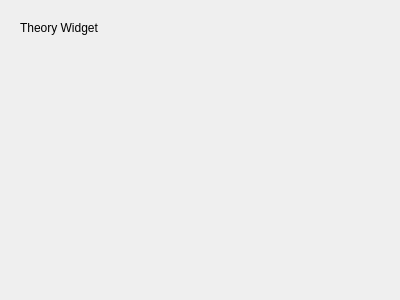
<?xml version="1.0" encoding="UTF-8"?>
<ui version="4.0">
 <class>TheoryEditWidget</class>
 <widget class="QWidget" name="TheoryEditWidget">
  <property name="geometry">
   <rect>
    <x>0</x>
    <y>0</y>
    <width>400</width>
    <height>300</height>
   </rect>
  </property>
  <property name="windowTitle">
   <string>Form</string>
  </property>
  <widget class="QLabel" name="label">
   <property name="geometry">
    <rect>
     <x>20</x>
     <y>20</y>
     <width>181</width>
     <height>16</height>
    </rect>
   </property>
   <property name="text">
    <string>Theory Widget</string>
   </property>
  </widget>
 </widget>
 <resources/>
 <connections/>
</ui>
